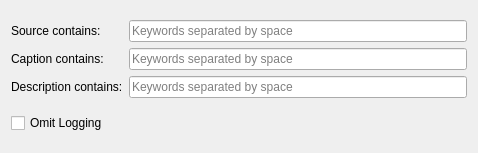
<?xml version="1.0" encoding="UTF-8"?>
<ui version="4.0">
 <class>CustomBusinessEventWidget</class>
 <widget class="QWidget" name="CustomBusinessEventWidget">
  <property name="geometry">
   <rect>
    <x>0</x>
    <y>0</y>
    <width>478</width>
    <height>153</height>
   </rect>
  </property>
  <property name="windowTitle">
   <string/>
  </property>
  <layout class="QVBoxLayout" name="verticalLayout">
   <item>
    <layout class="QGridLayout" name="gridLayout" columnstretch="0,1">
     <item row="0" column="0">
      <widget class="nx::vms::client::desktop::LabelWithHint" name="sourceLabel">
       <property name="text">
        <string>Source contains:</string>
       </property>
      </widget>
     </item>
     <item row="0" column="1">
      <widget class="QLineEdit" name="deviceNameEdit">
       <property name="placeholderText">
        <string>Keywords separated by space</string>
       </property>
      </widget>
     </item>
     <item row="1" column="0">
      <widget class="nx::vms::client::desktop::LabelWithHint" name="captionLabel">
       <property name="text">
        <string>Caption contains:</string>
       </property>
      </widget>
     </item>
     <item row="1" column="1">
      <widget class="QLineEdit" name="captionEdit">
       <property name="placeholderText">
        <string>Keywords separated by space</string>
       </property>
      </widget>
     </item>
     <item row="2" column="0">
      <widget class="nx::vms::client::desktop::LabelWithHint" name="descriptionLabel">
       <property name="text">
        <string>Description contains:</string>
       </property>
      </widget>
     </item>
     <item row="2" column="1">
      <widget class="QLineEdit" name="descriptionEdit">
       <property name="placeholderText">
        <string>Keywords separated by space</string>
       </property>
      </widget>
     </item>
    </layout>
   </item>
   <item>
    <widget class="QCheckBox" name="omitLogging">
     <property name="text">
      <string>Omit Logging</string>
     </property>
    </widget>
   </item>
  </layout>
 </widget>
 <customwidgets>
  <customwidget>
   <class>nx::vms::client::desktop::LabelWithHint</class>
   <extends>QLabel</extends>
   <header location="global">nx/vms/client/desktop/common/widgets/widget_with_hint.h</header>
  </customwidget>
 </customwidgets>
 <resources/>
 <connections/>
</ui>
